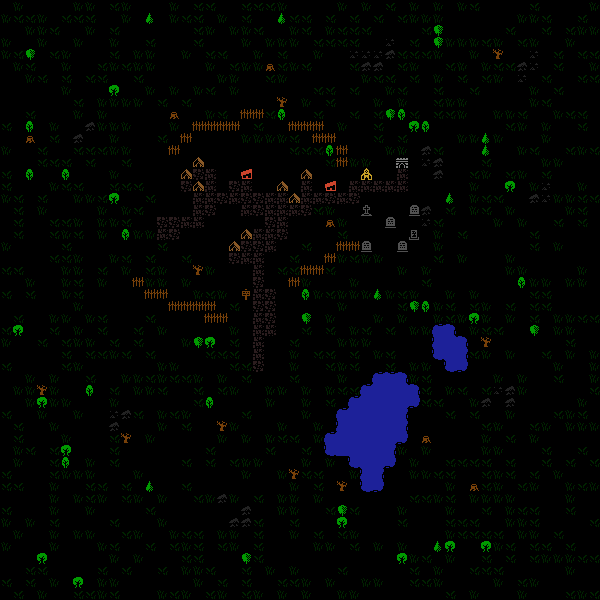

A 2D game scene composited from a Tiled map and its tileset images. What follows is a short description and the map's XML, with each tile layer's data collapsed to a summary:
An orthogonal 50x50 tile map with 12x12 px tiles, 1 tile layer (ground).

<map version="1.4" tiledversion="1.4.2" orientation="orthogonal" renderorder="right-down" width="50" height="50" tilewidth="12" tileheight="12" infinite="0" nextlayerid="2" nextobjectid="1">
 <editorsettings>
  <export target="town.json" format="json" />
 </editorsettings>
 <tileset firstgid="1" source="../tileset.tsx" />
 <layer id="1" name="ground" width="50" height="50">
  <data>[2500 cells, 2500 non-empty, 38 distinct tile ids]</data>
 </layer>
</map>